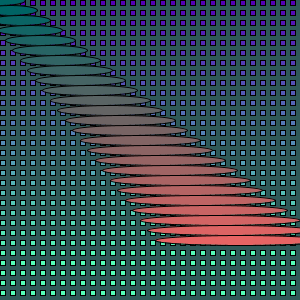
Frame 1 (no input)
Frame 60 (the mouse pressed at the canvas centre just before this capture): identical to frame 1, image omitted
Frame 120 (the mouse held since frame 60 and released just before this capture): identical to frame 1, image omitted

The Processing sketch that drew this single still picture (run headless with seeded random() and noise(); from frame 60 on, the mouse is pressed at the canvas centre):

// Processing sketch: processing_184383
// ── processing_184383.pde

float x, y, z; 
int i; 

void setup()
{
  size(300, 300);
}

void draw()
{
  background(47, 88, 87); 
  x = 0; 
  y = 0; 
  z = 50; 

  for (int i = 0; i < 300; i = i + 10) 
  {
    fill(85, i, 183); 
    for (int j = 0; j < 300; j = j + 10) 
    {

      rect(j, i, 5, 5);
    }
  }
  while (x < 250 && y < 300) 
  {
    fill(x - 10, 100, 100); 
    ellipse(x, y, z, 10); 
    x = x + 10; 
    y = y + 10; 
    z = z + 5;
  }
  while (x > 300 && y > 300)
  {
    fill(x - 10); 
    ellipse(x, y, z, 50); 
    x = x - 10; 
    y = y - 10; 
    z = z + 5;
  }
}
